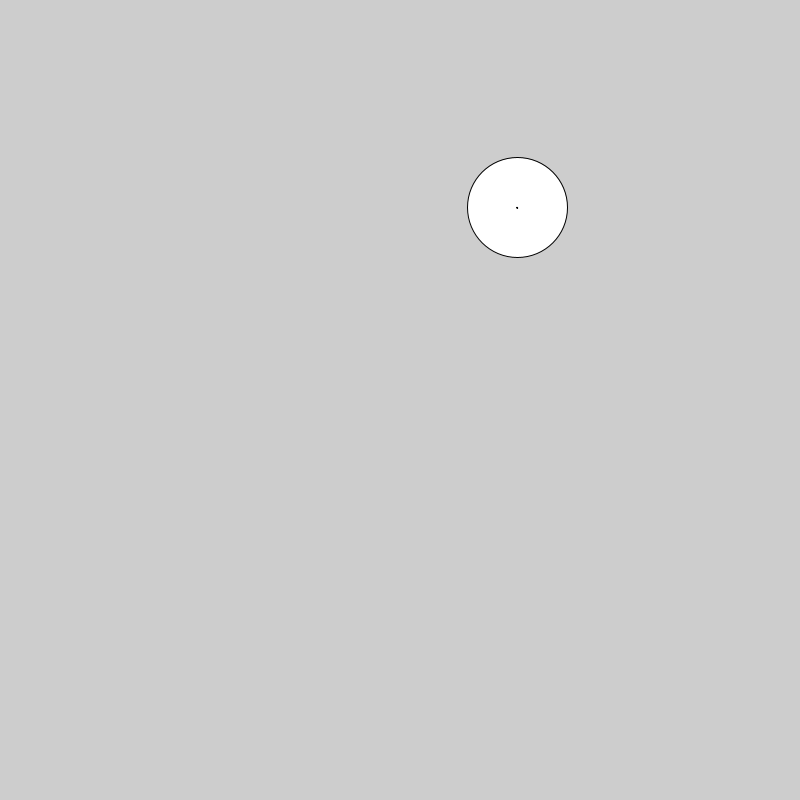
Frame 1 (no input)
Frame 60 (the mouse pressed at the canvas centre just before this capture): identical to frame 1, image omitted
Frame 120 (the mouse held since frame 60 and released just before this capture): identical to frame 1, image omitted

The Processing sketch that drew this single still picture (run headless with seeded random() and noise(); from frame 60 on, the mouse is pressed at the canvas centre):

// Processing sketch: ALMOST_GAME
// ── ALMOST_GAME.pde
float x = random(800);
float y = random(800);

float xd;
float yd;

float yxd;
float yyd;

void setup(){
  size(800,800);
  frameRate(30);
}

void draw(){
  background(205);
  
  xd = mouseX - x;
  yd = mouseY - y;
  
  yxd = x - mouseX;
  yyd = y - mouseY;
  
  fill(255);
  ellipse(x,y,100,100);
  fill(0);
  ellipse(x,y,1,1);
}

void mousePressed(){
 if(yxd < 15){
  if (xd < 10){
    x = random(800);
    y = random(800);
  }
  
  if (yd < 10){
    x = random(800);
    y = random(800);
  }
 }
 
 if(yyd < 15){
  if (xd < 10){
    x = random(800);
    y = random(800);
  }
  
  if (yd < 10){
    x = random(800);
    y = random(800);
  }
 }
 
 if(xd > 15){
  if (yxd > 10){
    x = random(800);
    y = random(800);
  }
  
  if (yyd > 10){
    x = random(800);
    y = random(800);
  }
 }
 
 if(yd > 15){
  if (yxd > 10){
    x = random(800);
    y = random(800);
  }
  
  if (yyd > 10){
    x = random(800);
    y = random(800);
  }
 }
}
